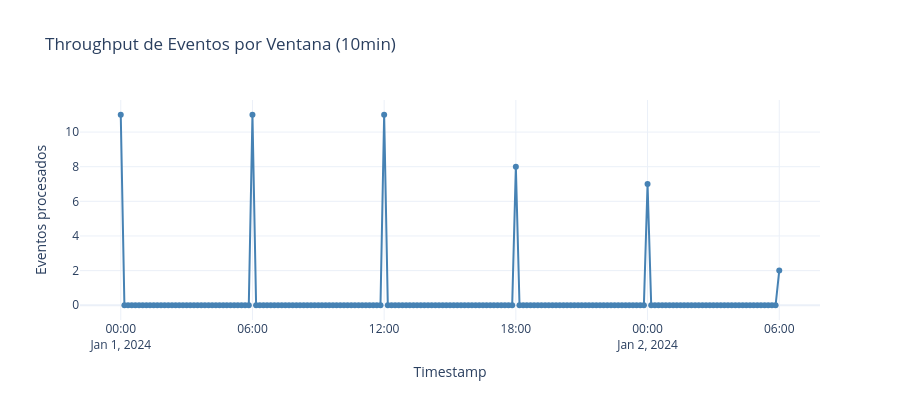

Source (notebook cell):
### Markdown cell above
---

## 📈 Paso 7: Visualización de throughput

**Tipo de gráfico:** Line chart interactivo (Plotly)

**Objetivo:** Mostrar evolución de throughput en el tiempo para detectar congestión o anomalías de volumen.

### Code cell
# Visualización de throughput por ventana
fig = go.Figure()

fig.add_trace(go.Scatter(
    x=windowed.index,
    y=windowed['event_count'],
    mode='lines+markers',
    name='Eventos/ventana',
    line=dict(color='steelblue', width=2),
    marker=dict(size=6)
))

fig.update_layout(
    title='Throughput de Eventos por Ventana (10min)',
    xaxis_title='Timestamp',
    yaxis_title='Eventos procesados',
    hovermode='x unified',
    template='plotly_white',
    height=400
)

fig.show()

print("✅ Paso 7 completado")

### Figure 1 — Plotly figure (JSON) as saved in the notebook; plotly's stock layout.template omitted (floating-point values rounded to 4 significant figures; data arrays with more than 128 entries replaced by an {"elided": "..."} marker saying what was removed)
{"data": [{"line": {"color": "steelblue", "width": 2}, "marker": {"size": 6}, "mode": "lines+markers", "name": "Eventos/ventana", "type": "scatter", "x": {"elided": "181 str values"}, "y": {"elided": "181 int values"}}], "layout": {"height": 400, "hovermode": "x unified", "title": {"text": "Throughput de Eventos por Ventana (10min)"}, "xaxis": {"title": {"text": "Timestamp"}}, "yaxis": {"title": {"text": "Eventos procesados"}}}}
